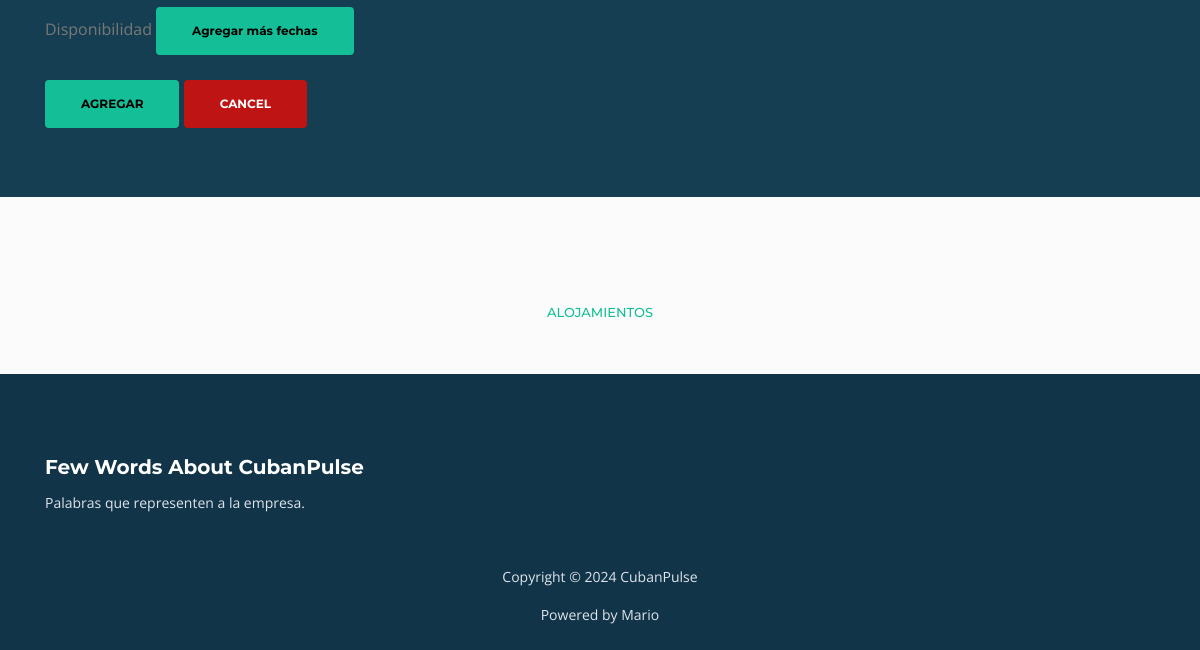
The app's page /administracion/alojamiento (signed in, lower part), older data.
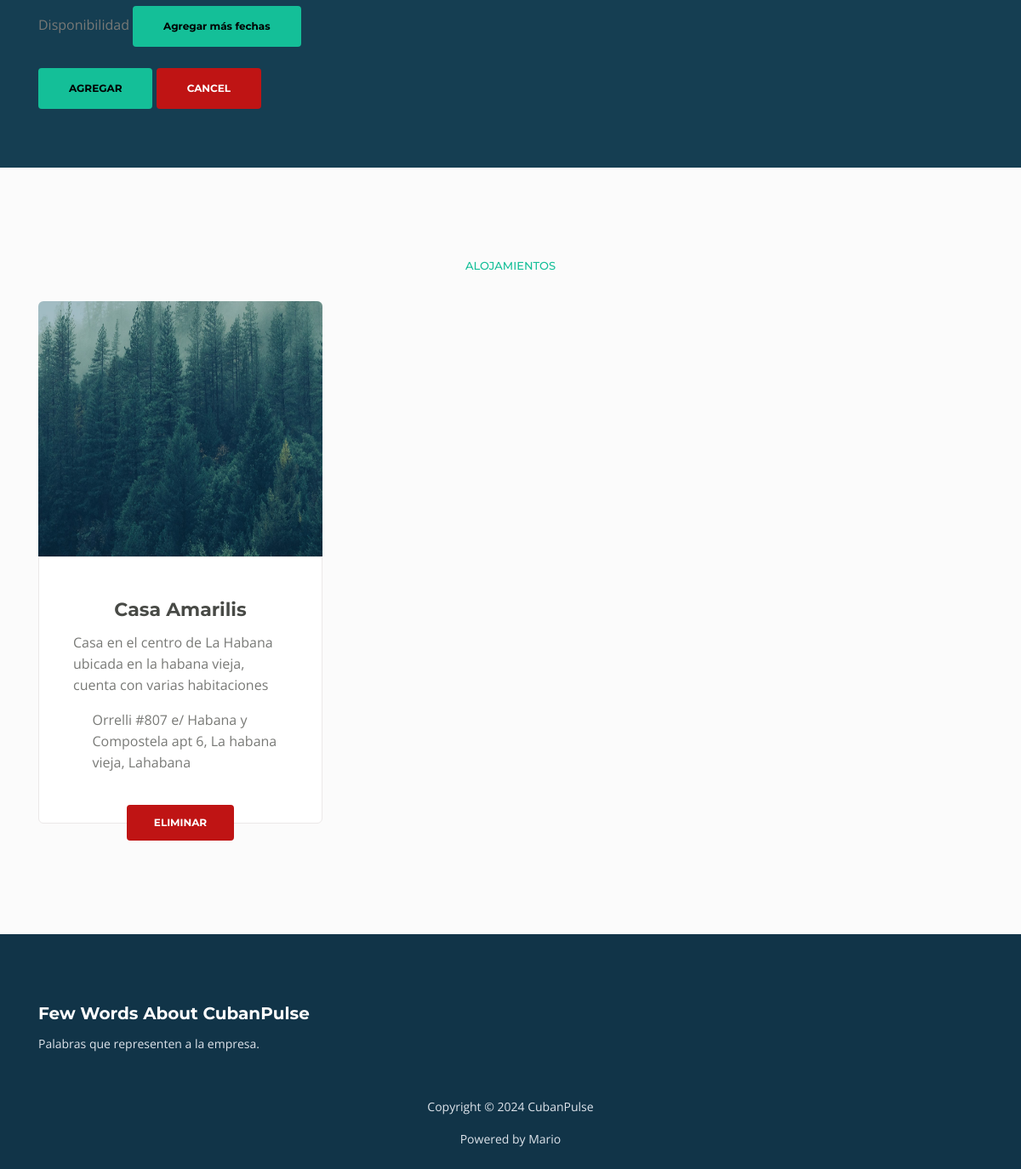
The same page, newer data.
### cubanpulseproyect/models.py (models this page shows, shortened)
class Imagen(models.Model):
    imagen=models.ImageField(upload_to='media/')
    tipo=models.CharField(max_length=20)

class Alojamiento(models.Model):
    nombre=models.CharField(max_length=20)
    ubicacion=models.CharField(max_length=200)
    descripcion=models.TextField(max_length=1500)
    precio=models.FloatField(null=True,blank=True)
    tipo=models.CharField(max_length=50)
    imagen=models.ManyToManyField(Imagen,related_name='alojamiento')
    disponibilidad = models.TextField(blank=True, null=True)

### cubanpulseproyect/views.py (the view, shortened to what this page needs)
# urls.py: path('administracion/alojamiento',views.alojamiento_admin,name='alojamiento_admin'),
@login_required
def alojamiento_admin(request):
    context={
        'alojamientos': Alojamiento.objects.all(),
    }
    return render(request, 'alojamiento_admin.html',context)

### cubanpulseproyect/templates/alojamiento_admin.html (shortened to what this page needs)
{% extends 'base_administracion.html' %}
{% load static%}
{% block body %}
<div id="services" class="cards-4">
    <div class="container">
        <div class="row">
            <div class="col-lg-12">
                <form method="POST" id="casaForm" enctype="multipart/form-data">
                    <div class="row">
                        <div class="mb-6 col-lg-12">
                            <label class="block mb-2">Disponibilidad</label>
                            <button type="button" onclick="addDateRange()" class="btn-solid-lg">Agregar más fechas</button>
                        </div>
                    </div>
                    <button type="button" class="btn-solid-lg page-scroll" onclick="enviarFormulario()">AGREGAR</button>
                    <a href="{% url 'adminis' %}" class="btn-solid-lg-1 page-scroll">CANCEL</a>
                </form>
            </div>
        </div>
    </div>
</div>
<div id="services" class="cards-3">
    <div class="container">
        <div class="row">
            <div class="col-lg-12">
                <div class="section-title">ALOJAMIENTOS</div>
                <br>
            </div>
        </div>
        <div class="row">
            <div class="col-lg-12">
            {% for alojamiento in alojamientos %}
            <div class="card">
                <div class="card-image">
                    <div id="carouselAlojamiento" class="carousel slide" data-ride="carousel">
                        <div class="carousel-inner">
                            {% for imagen in alojamiento.imagen.all %}
                                <div class="carousel-item {% if forloop.first %}active{% endif %}">
                                    <img class="d-block w-100" src="{{ imagen.imagen.url }}" alt="{{ alojamiento.nombre }} - {{ imagen.tipo }}">
                                </div>
                            {% empty %}
                                <div class="carousel-item active">
                                    <img class="d-block w-100" src="ruta/a/imagen_por_defecto.jpg" alt="No hay imágenes disponibles">
                                </div>
                            {% endfor %}
                        </div>
                    </div>
                </div>
                <div class="card-body">
                    <h3 class="card-title">{{ alojamiento.nombre }}</h3>
                    <p>{{ alojamiento.descripcion }}</p>
                    <ul class="list-unstyled li-space-lg">
                        <li class="media">
                            <i class="fas fa-map-marker-alt"></i>
                            <div class="media-body">{{ alojamiento.ubicacion }}</div>
                        </li>
                    </ul>
                </div>
                <div class="button-container">
                    <a class="btn-solid-reg-1 page-scroll" href="eliminar_alojamiento/{{ alojamiento.id }}">ELIMINAR</a>
                </div>
            </div>
            {% endfor %}
            </div>
        </div>
    </div>
</div>
{% endblock %}

### cubanpulseproyect/templates/base_administracion.html (shortened to what this page needs)
<!DOCTYPE html>
<html lang="en">
<head>
    {% load static%}
    <link href="{% static 'css/bootstrap.css' %}" rel="stylesheet">
    <link href="{% static 'css/fontawesome-all.css' %}" rel="stylesheet">
    <link href="{% static 'css/swiper.css' %}" rel="stylesheet">
	<link href="{% static 'css/magnific-popup.css' %}" rel="stylesheet">
	<link href="{% static 'css/styles.css' %}" rel="stylesheet">
</head>
<body data-spy="scroll" data-target=".fixed-top">
    {% block body %} {% endblock %}
    <div class="footer">
        <div class="container">
            <div class="row">
                <div class="col-md-6">
                    <div class="text-container about">
                        <h4>Few Words About CubanPulse</h4>
                        <p class="white">Palabras que representen a la empresa.</p>
                    </div>
                </div>
            </div>
        </div>
    </div>
    <div class="copyright">
        <div class="container">
            <div class="row">
                <div class="col-lg-12">
                    <p class="p-small">Copyright © 2024 <a href="#">CubanPulse</a></p>
                    <p class="p-small">Powered by Mario</p>
                </div>
            </div>
        </div>
    </div>
</body>
</html>

### cubanpulseproyect/static/css/styles.css (style rules this page uses)
body, html { width: 100%; height: 100%; }
body, p { color: #787976; font: 400 1rem/1.5625rem "Open Sans", sans-serif; }
.p-small { font: 400 0.875rem/1.375rem "Open Sans", sans-serif; }
.li-space-lg li { margin-bottom: 0.375rem; }
h3 { color: #484a46; font: 700 1.375rem/1.75rem "Montserrat", sans-serif; }
h4 { color: #484a46; font: 700 1.25rem/1.625rem "Montserrat", sans-serif; }
a { color: #787976; text-decoration: underline; }
a.white, .white { color: #dfe5ec; }
.section-title { color: #14bf98; font: 500 0.8125rem/1.125rem "Montserrat", sans-serif; }
.btn-solid-reg-1 { display: inline-block; padding: 1.1875rem 1.875rem 1.1875rem 1.875rem; border: 0.125rem solid #bf1414; border-radius: 0.25rem; color: #fff; background-color: #bf1414; transition: all 0.2s; font: 700 0.75rem/0 "Montserrat", sans-serif; text-decoration: none; }
.btn-solid-lg { display: inline-block; padding: 1.375rem 2.125rem 1.375rem 2.125rem; border: 0.125rem solid #14bf98; border-radius: 0.25rem; color: #000000; background-color: #14bf98; transition: all 0.2s; font: 700 0.75rem/0 "Montserrat", sans-serif; text-decoration: none; }
.btn-solid-lg-1 { display: inline-block; padding: 1.375rem 2.125rem 1.375rem 2.125rem; border: 0.125rem solid #bf1414; border-radius: 0.25rem; color: #fff; background-color: #bf1414; transition: all 0.2s; font: 700 0.75rem/0 "Montserrat", sans-serif; text-decoration: none; }
.cards-3 { padding-top: 6.625rem; padding-bottom: 1.25rem; background-color: #fbfbfb; }
.cards-3 .section-title { margin-bottom: 0.5rem; text-align: center; }
.cards-3 .card { margin-bottom: 5.625rem; border: none; background-color: transparent; }
.cards-3 .card-image img { width: 100%; height: 300px; border-top-left-radius: 0.375rem; border-top-right-radius: 0.375rem; }
.cards-3 .card-body { padding: 2.25rem 2rem 2.125rem 2rem; border: 1px solid #ebe8e8; border-bottom-right-radius: 0.375rem; border-bottom-left-radius: 0.375rem; background-color: #fff; }
.cards-3 h3 { margin-top: 0.75rem; margin-bottom: 0.75rem; text-align: center; }
.cards-3 .list-unstyled { margin-bottom: 1.5rem; }
.cards-3 .list-unstyled .fas { line-height: 1.375rem; color: #14bf98; }
.cards-3 .list-unstyled .media-body { margin-left: 0.625rem; }
.cards-3 .button-container { margin-top: -1.375rem; text-align: center; }
.cards-4 { padding-top: 6.625rem; padding-bottom: 4.3rem; background-color: #153e52; }
.footer { padding-top: 5rem; background-color: #113448; }
.footer .text-container { margin-bottom: 2.25rem; }
.footer h4 { margin-bottom: 0.75rem; color: #fff; }
.footer p, .footer ul { line-height: 1.375rem; font-size: 0.875rem; }
.copyright { padding-top: 1rem; padding-bottom: 0.5rem; background-color: #113448; text-align: center; }
.copyright p, .copyright a { color: #dfe5ec; text-decoration: none; }
@media (min-width: 992px) { .cards-3 .card { display: inline-block; max-width: 18.25rem; vertical-align: top; } }
@media (min-width: 1200px) { .cards-3 .card { max-width: 20.875rem; } }
@media (min-width: 1200px) { .cards-3 .card-body { padding: 2.25rem 2.5rem 2.125rem 2.5rem; } }
@media (min-width: 1200px) { .footer .text-container.about { margin-right: 5rem; } }

Row changes from the older to the newer data that the page shows:
added Alojamiento: nombre "Casa Amarilis", descripcion "Casa en el centro de La Habana ubicada en la habana vieja, cuenta con varias habitaciones", ubicacion "Orrelli #807 e/ Habana y Compostela apt 6, La habana vieja, Lahabana"
now on this page (row edited): Imagen: imagen (picture)
